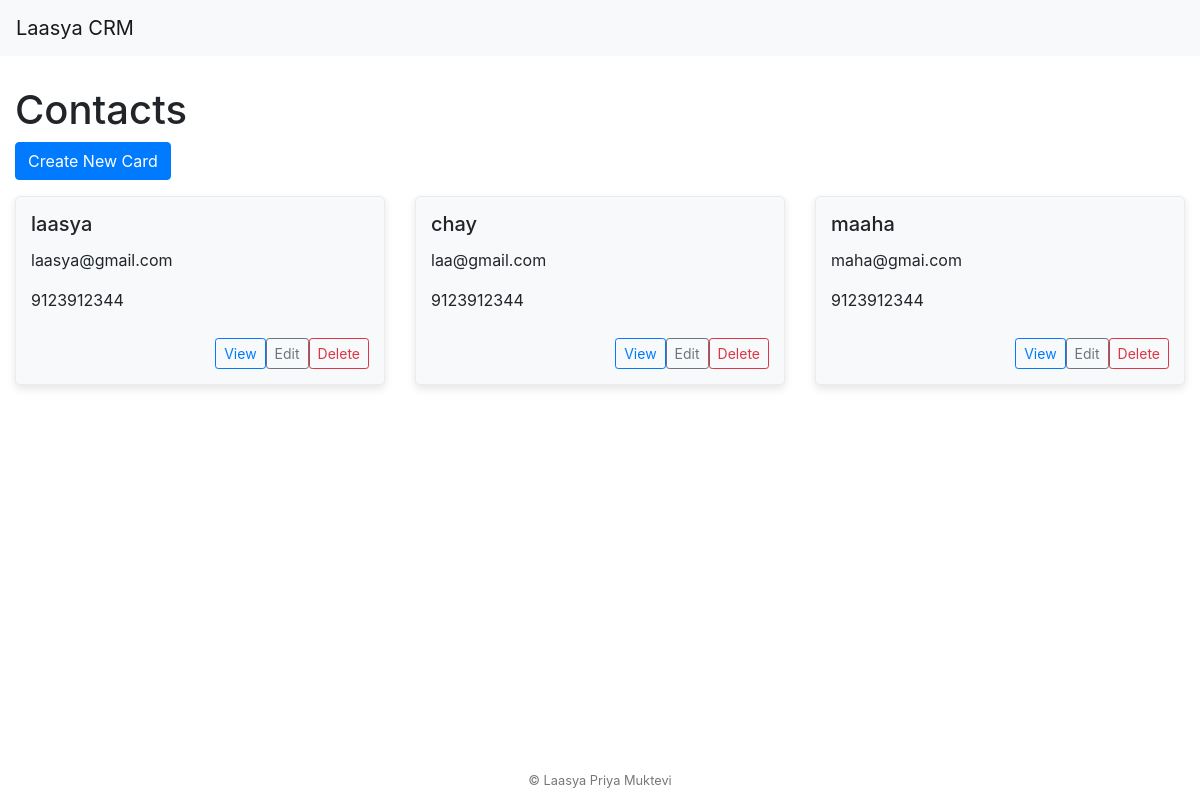
The app's page /, older data.
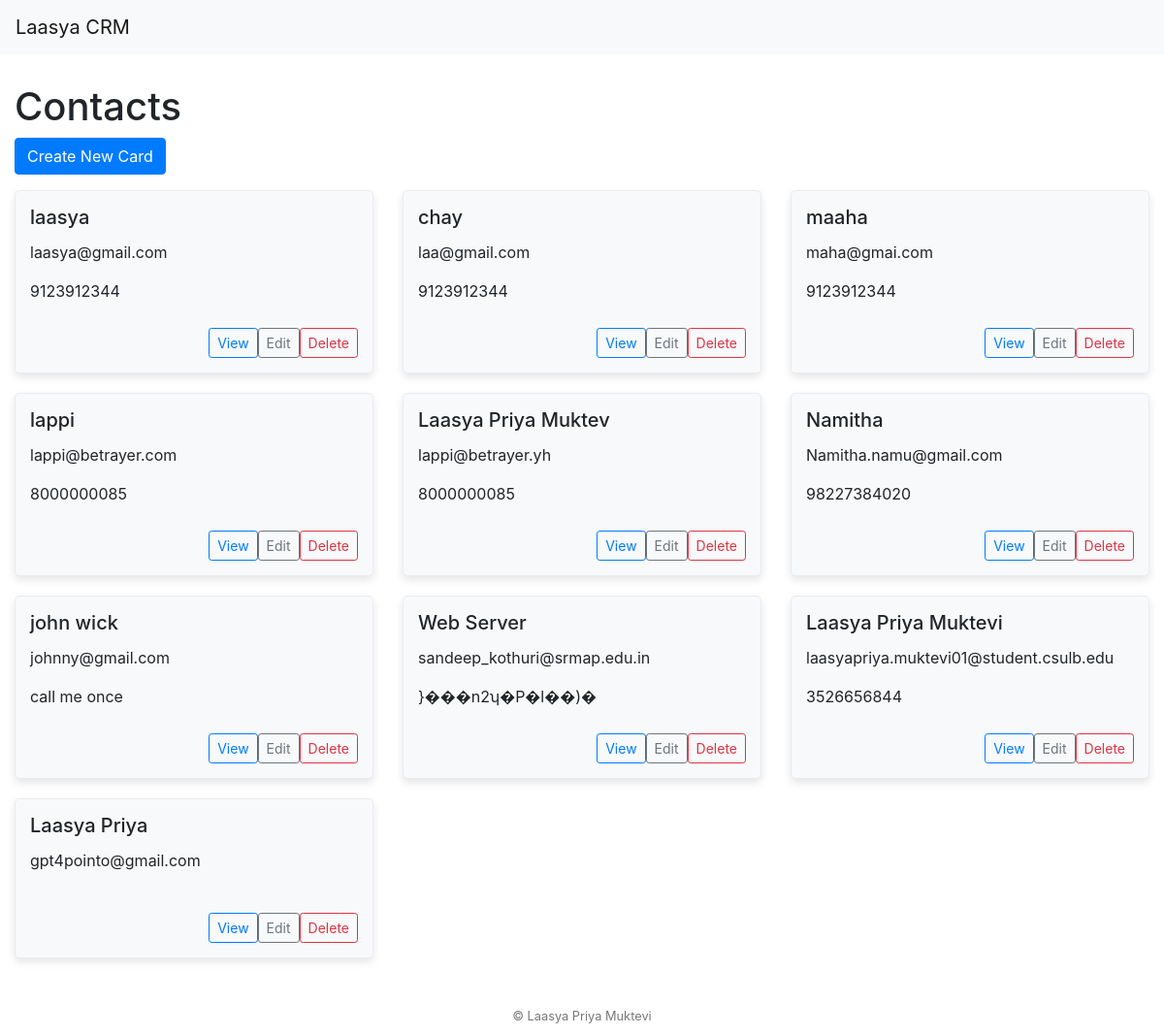
The same page, newer data.
### wildcard/models.py (models this page shows, shortened)
class ContactCard(models.Model):
    card_name = models.CharField(max_length=100, unique=True)
    card_email = models.EmailField(unique=True)
    card_phone = models.CharField(
        max_length=10,
        blank=True,
        validators=[RegexValidator(r'^\d{1,10}$', 'Only numeric characters are allowed.')])
    message = models.TextField(blank=True)

### wildcard/views.py (the view)
# urls.py: path('', views.wildcard_home, name='wildcard_home'),
def wildcard_home(request):
    cards = ContactCard.objects.all()
    return render(request, 'wildcard/home.html', {'cards': cards})

### wildcard/templates/wildcard/home.html (shortened to what this page needs)
<!DOCTYPE html>
<html>
<head>
    <link rel="stylesheet" href="https://cdn.jsdelivr.net/npm/bootstrap@4.0.0/dist/css/bootstrap.min.css">
</head>
<body>
    <nav class="navbar navbar-expand-lg navbar-light bg-light">
        <a class="navbar-brand" href="#">Laasya CRM</a>
    </nav>
    <div class="container">
        <h1>Contacts</h1>
        <a href="/create/" class="btn btn-primary mb-3">Create New Card</a>
        <div class="row">
            {% for card in cards %}
            <div class="col-md-4">
                <div class="card-custom">
                    <div class="card-body-custom">
                        <h5 class="card-title">{{ card.card_name }}</h5>
                        <p class="card-text">{{ card.card_email }}</p>
                        <p class="card-text">{{ card.card_phone }}</p>
                        <div class="card-action">
                            <a href="{% url 'card_info' card.id %}" class="btn btn-small btn-outline-primary">View</a>
                            <a href="/edit/{{ card.id }}/" class="btn btn-small btn-outline-secondary">Edit</a>
                            <a href="/delete/{{ card.id }}/" class="btn btn-small btn-outline-danger">Delete</a>
                        </div>
                    </div>
                </div>
            </div>
            {% empty %}
            <div class="col-12">
                <p>No contacts available.</p>
            </div>
            {% endfor %}
        </div>
    </div>
    <footer>
      &copy; Laasya Priya Muktevi
    </footer>
</body>
</html>

Row changes from the older to the newer data that the page shows:
added ContactCard: card_name "lappi", card_email "lappi@betrayer.com", card_phone "8000000085"
added ContactCard: card_name "Laasya Priya Muktev", card_email "lappi@betrayer.yh", card_phone "8000000085"
added ContactCard: card_name "Namitha", card_email "Namitha.namu@gmail.com", card_phone "98227384020"
added ContactCard: card_name "john wick", card_email "johnny@gmail.com", card_phone "call me once"
added ContactCard: card_name "Web Server", card_email "sandeep_kothuri@srmap.edu.in", card_phone "}���n2ʮ�P�l��)�"
added ContactCard: card_name "Laasya Priya Muktevi", card_email "laasyapriya.muktevi01@student.csulb.edu", card_phone "3526656844"
added ContactCard: card_name "Laasya Priya", card_email "gpt4pointo@gmail.com"
